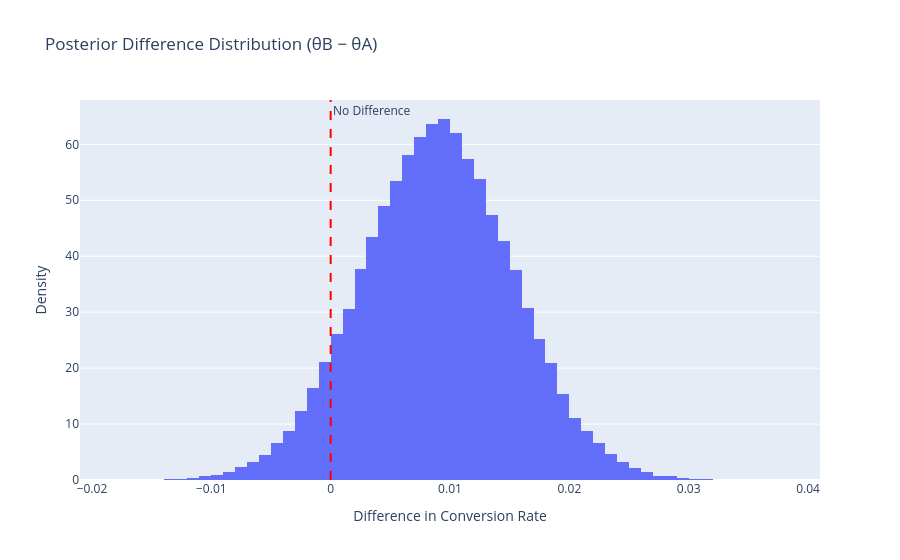

Notebook source saved alongside this figure:
### Code cell
fig = go.Figure()

fig.add_histogram(
    x=delta,
    nbinsx=80,
    histnorm="probability density",
    name="Posterior Difference",
)

fig.add_vline(
    x=0,
    line_dash="dash",
    line_color="red",
    annotation_text="No Difference",
)

fig.update_layout(
    title="Posterior Difference Distribution (θB − θA)",
    xaxis_title="Difference in Conversion Rate",
    yaxis_title="Density",
)

fig.show()

### Figure 1 — Plotly figure (JSON) as saved in the notebook; plotly's stock layout.template omitted (floating-point values rounded to 4 significant figures; data arrays with more than 128 entries replaced by an {"elided": "..."} marker saying what was removed)
{"data": [{"histnorm": "probability density", "name": "Posterior Difference", "nbinsx": 80, "type": "histogram", "x": {"elided": "100000 float values"}}], "layout": {"annotations": [{"showarrow": false, "text": "No Difference", "x": 0, "xanchor": "left", "xref": "x", "y": 1, "yanchor": "top", "yref": "y domain"}], "shapes": [{"line": {"color": "red", "dash": "dash"}, "type": "line", "x0": 0, "x1": 0, "xref": "x", "y0": 0, "y1": 1, "yref": "y domain"}], "title": {"text": "Posterior Difference Distribution (θB − θA)"}, "xaxis": {"title": {"text": "Difference in Conversion Rate"}}, "yaxis": {"title": {"text": "Density"}}}}
